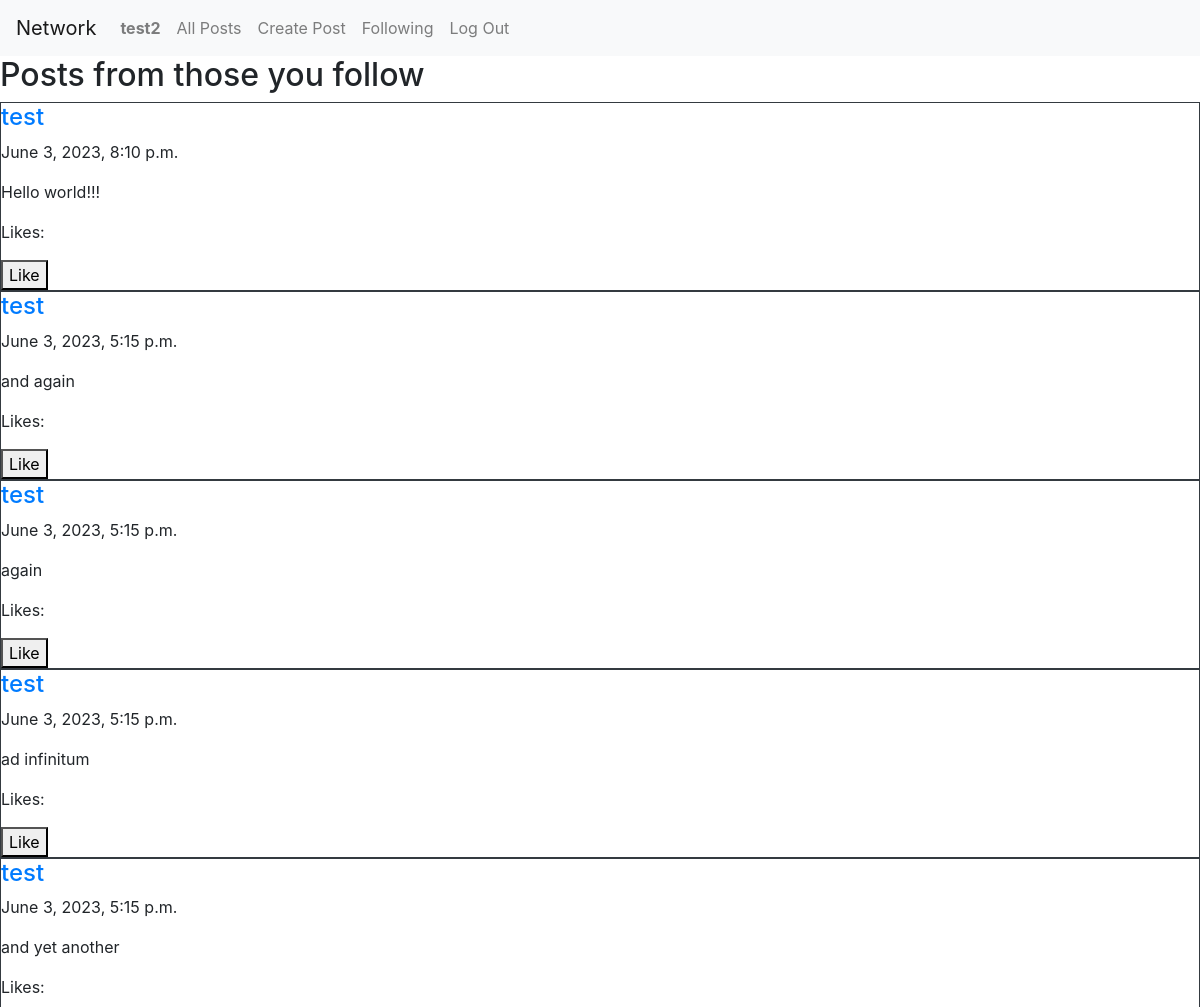
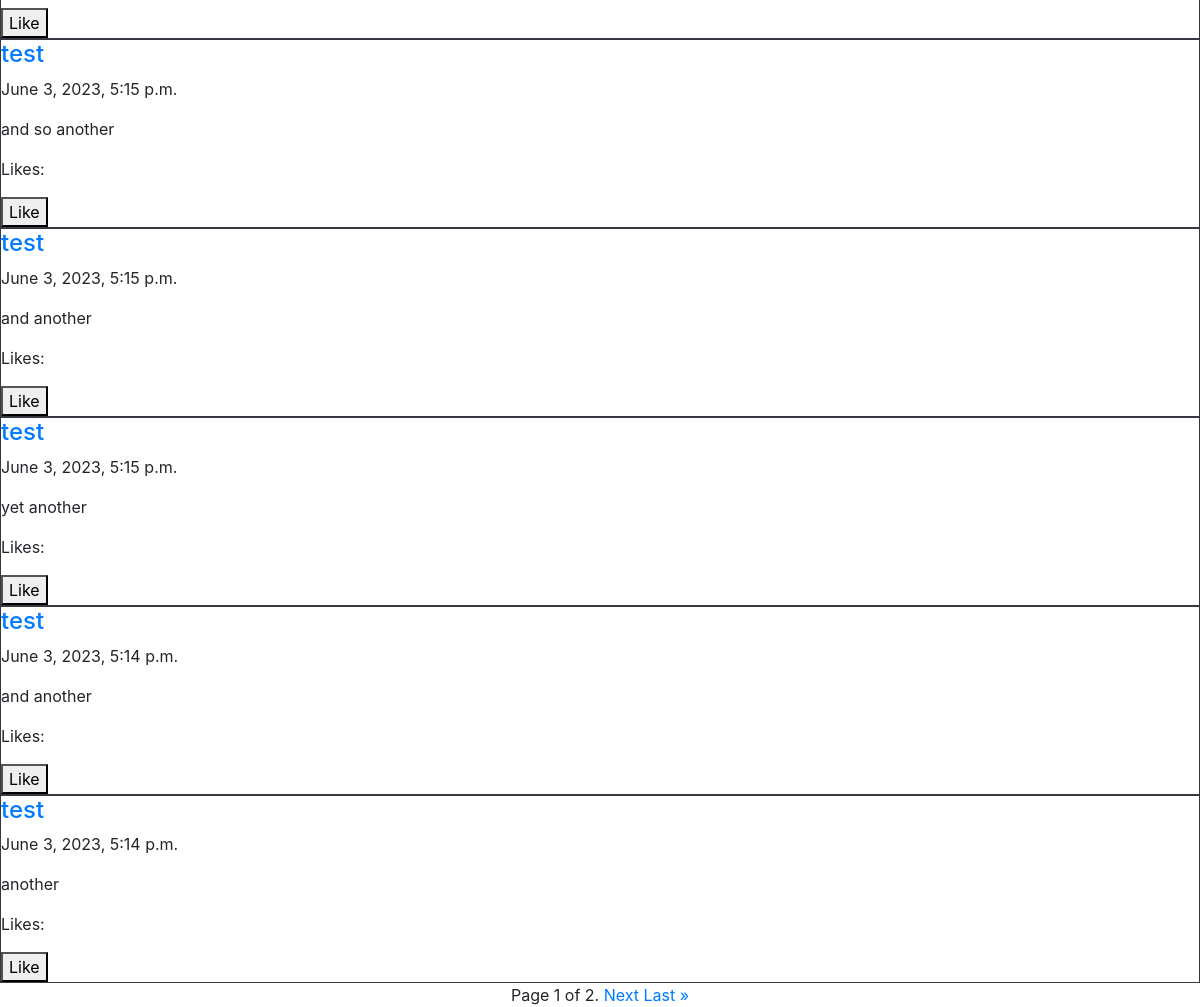
The page /following (signed in) on the database its author committed (2 pictures, top to bottom).
### network/models.py (models this page shows, shortened)
class User(AbstractUser):
    pass

class Post(models.Model):
    username = models.ForeignKey(settings.AUTH_USER_MODEL, on_delete=models.CASCADE, related_name="post_user")
    content = models.TextField()
    timestamp = models.DateTimeField()

### network/views.py (the view)
# urls.py: path("following", views.following, name="following"),
@login_required
def following(request):
    followlist = Following.objects.filter(following_user=request.user).values_list('followed_user')
    posts = Post.objects.filter(username__in=followlist).all().order_by('-timestamp')
    page = paginate(posts, request)
    return render(request, "network/following.html", {
        "posts": page
    })

### network/views.py (called while the page is built)
def paginate(content, request):
    paged = Paginator(content, 10)
    page_number = request.GET.get("page")
    return paged.get_page(page_number)

### network/templates/network/following.html (shortened to what this page needs)
{% extends "network/layout.html" %}
{% block body %}
<h2>Posts from those you follow</h2>
    {% for post in posts %}
        <div class="border border-dark post-div" id="{{ post.id }}">
            <a href="{% url 'profile' post.username %}"><h4>{{ post.username }}</h4></a>
            <p class="timestamp">{{ post.timestamp }}</p>
            <p class="content">{{ post.content }}</p>
            <p>Likes: </p>
            {% if user.is_authenticated %}
            <button class="like">Like</button>
            {% endif %}
        </div>
    {% endfor %}
    <div class="pagination d-flex justify-content-center">
        <span class="step-links">
            <span class="current">
                Page {{ posts.number }} of {{ posts.paginator.num_pages }}.
            </span>
            {% if posts.has_next %}
                <a href="?page={{ posts.next_page_number }}">Next</a>
                <a href="?page={{ posts.paginator.num_pages }}">Last &raquo;</a>
            {% endif %}
        </span>
    </div>
{% endblock %}

### network/templates/network/layout.html (shortened to what this page needs)
{% load static %}
<!DOCTYPE html>
<html lang="en">
    <head>
        <link rel="stylesheet" href="https://stackpath.bootstrapcdn.com/bootstrap/4.4.1/css/bootstrap.min.css">
        <link href="{% static 'network/styles.css' %}" rel="stylesheet">
    </head>
    <body>
        <nav class="navbar navbar-expand-lg navbar-light bg-light">
            <a class="navbar-brand" href="#">Network</a>
            <div>
              <ul class="navbar-nav mr-auto">
                {% if user.is_authenticated %}
                    <li class="nav-item">
                        <a class="nav-link" href="#"><strong>{{ user.username }}</strong></a>
                    </li>
                {% endif %}
                <li class="nav-item">
                  <a class="nav-link" href="{% url 'index' %}">All Posts</a>
                </li>
                {% if user.is_authenticated %}
                    <li class="nav-item">
                        <a class="nav-link" href="{% url 'create_post' %}">Create Post</a>
                    </li>
                    <li class="nav-item">
                        <a class="nav-link" href="{% url 'following' %}">Following</a>
                    </li>
                    <li class="nav-item">
                        <a class="nav-link" href="{% url 'logout' %}">Log Out</a>
                    </li>
                {% endif %}
              </ul>
            </div>
          </nav>
        <div class="body">
            {% block body %}
            {% endblock %}
        </div>
    </body>
</html>

### rows shown on the page
User: username "test2"
Post: username "test", timestamp "June 3, 2023, 8:10 p.m.", content "Hello world!!!"
Post: username "test", timestamp "June 3, 2023, 5:15 p.m.", content "and again"
Post: username "test", timestamp "June 3, 2023, 5:15 p.m.", content "again"
Post: username "test", timestamp "June 3, 2023, 5:15 p.m.", content "ad infinitum"
Post: username "test", timestamp "June 3, 2023, 5:15 p.m.", content "and yet another"
Post: username "test", timestamp "June 3, 2023, 5:15 p.m.", content "and so another"
Post: username "test", timestamp "June 3, 2023, 5:15 p.m.", content "and another"
Post: username "test", timestamp "June 3, 2023, 5:15 p.m.", content "yet another"
Post: username "test", timestamp "June 3, 2023, 5:14 p.m.", content "and another"
Post: username "test", timestamp "June 3, 2023, 5:14 p.m.", content "another"

### other values the page prints
{{ posts.number }} "1"
{{ posts.paginator.num_pages }} "2"
